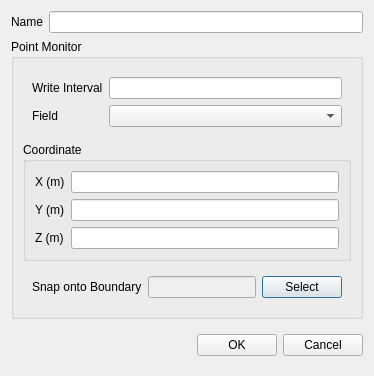
<?xml version="1.0" encoding="UTF-8"?>
<ui version="4.0">
 <class>PointDialog</class>
 <widget class="QDialog" name="PointDialog">
  <property name="geometry">
   <rect>
    <x>0</x>
    <y>0</y>
    <width>374</width>
    <height>366</height>
   </rect>
  </property>
  <property name="windowTitle">
   <string>Point Monitor</string>
  </property>
  <layout class="QVBoxLayout" name="verticalLayout_2">
   <item>
    <widget class="QWidget" name="nameWidget" native="true">
     <layout class="QFormLayout" name="formLayout_8">
      <property name="leftMargin">
       <number>0</number>
      </property>
      <property name="topMargin">
       <number>0</number>
      </property>
      <property name="rightMargin">
       <number>0</number>
      </property>
      <property name="bottomMargin">
       <number>0</number>
      </property>
      <item row="0" column="0">
       <widget class="QLabel" name="label_1">
        <property name="text">
         <string>Name</string>
        </property>
       </widget>
      </item>
      <item row="0" column="1">
       <widget class="MonitorNameEdit" name="name"/>
      </item>
     </layout>
    </widget>
   </item>
   <item>
    <widget class="QGroupBox" name="groupBox">
     <property name="title">
      <string>Point Monitor</string>
     </property>
     <layout class="QVBoxLayout" name="verticalLayout">
      <item>
       <widget class="QWidget" name="propeties" native="true">
        <layout class="QFormLayout" name="formLayout">
         <item row="0" column="0">
          <widget class="QLabel" name="label_2">
           <property name="text">
            <string>Write Interval</string>
           </property>
          </widget>
         </item>
         <item row="0" column="1">
          <widget class="QLineEdit" name="writeInterval">
           <property name="text">
            <string/>
           </property>
          </widget>
         </item>
         <item row="1" column="0">
          <widget class="QLabel" name="label">
           <property name="text">
            <string>Field</string>
           </property>
          </widget>
         </item>
         <item row="1" column="1">
          <widget class="QComboBox" name="field"/>
         </item>
        </layout>
       </widget>
      </item>
      <item>
       <widget class="QGroupBox" name="groupBox_2">
        <property name="title">
         <string>Coordinate</string>
        </property>
        <layout class="QFormLayout" name="formLayout_2">
         <property name="leftMargin">
          <number>9</number>
         </property>
         <property name="topMargin">
          <number>9</number>
         </property>
         <property name="rightMargin">
          <number>9</number>
         </property>
         <property name="bottomMargin">
          <number>9</number>
         </property>
         <item row="0" column="0">
          <widget class="QLabel" name="label_3">
           <property name="text">
            <string>X (m)</string>
           </property>
          </widget>
         </item>
         <item row="0" column="1">
          <widget class="QLineEdit" name="coordinateX"/>
         </item>
         <item row="1" column="0">
          <widget class="QLabel" name="label_4">
           <property name="text">
            <string>Y (m)</string>
           </property>
          </widget>
         </item>
         <item row="1" column="1">
          <widget class="QLineEdit" name="coordinateY"/>
         </item>
         <item row="2" column="0">
          <widget class="QLabel" name="label_5">
           <property name="text">
            <string>Z (m)</string>
           </property>
          </widget>
         </item>
         <item row="2" column="1">
          <widget class="QLineEdit" name="coordinateZ"/>
         </item>
        </layout>
       </widget>
      </item>
      <item>
       <widget class="QWidget" name="widget_2" native="true">
        <layout class="QHBoxLayout" name="horizontalLayout">
         <property name="leftMargin">
          <number>9</number>
         </property>
         <property name="topMargin">
          <number>9</number>
         </property>
         <property name="rightMargin">
          <number>9</number>
         </property>
         <property name="bottomMargin">
          <number>9</number>
         </property>
         <item>
          <widget class="QLabel" name="label_6">
           <property name="text">
            <string>Snap onto Boundary</string>
           </property>
          </widget>
         </item>
         <item>
          <widget class="QLineEdit" name="snapOntoBoundary">
           <property name="enabled">
            <bool>false</bool>
           </property>
          </widget>
         </item>
         <item>
          <widget class="QPushButton" name="select">
           <property name="text">
            <string>Select</string>
           </property>
          </widget>
         </item>
        </layout>
       </widget>
      </item>
     </layout>
    </widget>
   </item>
   <item>
    <widget class="QWidget" name="widget_3" native="true">
     <layout class="QHBoxLayout" name="horizontalLayout_2">
      <property name="rightMargin">
       <number>0</number>
      </property>
      <item>
       <spacer name="horizontalSpacer_2">
        <property name="orientation">
         <enum>Qt::Horizontal</enum>
        </property>
        <property name="sizeHint" stdset="0">
         <size>
          <width>208</width>
          <height>20</height>
         </size>
        </property>
       </spacer>
      </item>
      <item>
       <widget class="QPushButton" name="ok">
        <property name="text">
         <string>OK</string>
        </property>
       </widget>
      </item>
      <item>
       <widget class="QPushButton" name="cancel">
        <property name="text">
         <string>Cancel</string>
        </property>
       </widget>
      </item>
     </layout>
    </widget>
   </item>
  </layout>
 </widget>
 <customwidgets>
  <customwidget>
   <class>MonitorNameEdit</class>
   <extends>QLineEdit</extends>
   <header>widgets.typed_edit</header>
  </customwidget>
 </customwidgets>
 <resources/>
 <connections>
  <connection>
   <sender>cancel</sender>
   <signal>clicked()</signal>
   <receiver>PointDialog</receiver>
   <slot>reject()</slot>
   <hints>
    <hint type="sourcelabel">
     <x>327</x>
     <y>335</y>
    </hint>
    <hint type="destinationlabel">
     <x>186</x>
     <y>182</y>
    </hint>
   </hints>
  </connection>
 </connections>
</ui>
